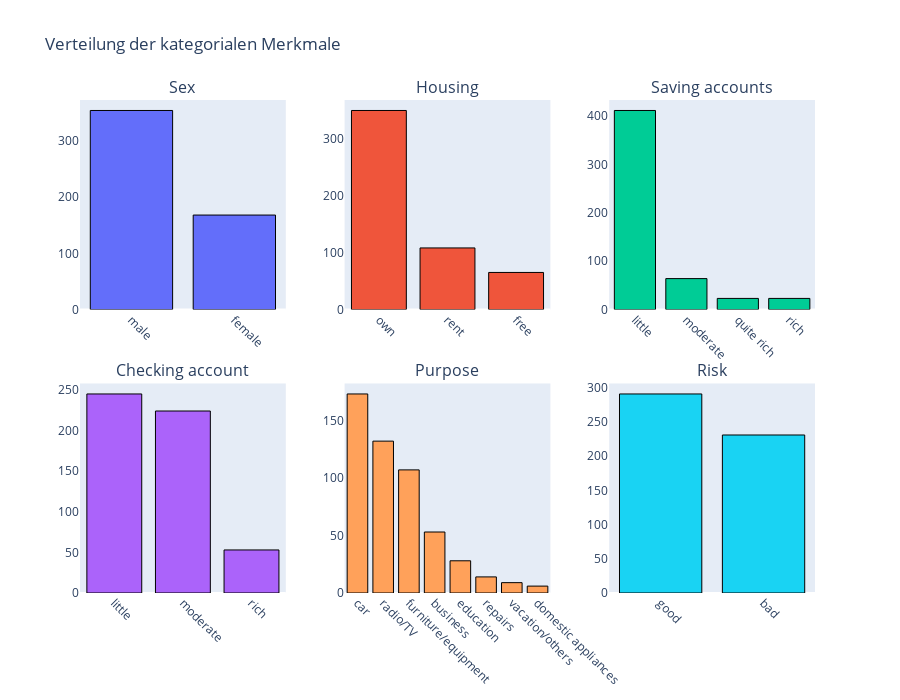

Notebook source saved alongside this figure:
### Markdown cell above
## Kategorialen Merkmale untersuchen

### Code cell
# 1) Kategorische Spalten ermitteln:
categorical_cols = df.select_dtypes(include=["object"]).columns.tolist()

# 2) Subplot-Raster anlegen:
cols_per_row = 3
rows = math.ceil(len(categorical_cols) / cols_per_row)

fig3 = make_subplots(
    rows=rows,
    cols=cols_per_row,
    subplot_titles=categorical_cols,
    horizontal_spacing=0.08,
    vertical_spacing=0.15
)

# 3) Für jede kategoriale Spalte ein Balkendiagramm hinzufügen:
for i, col in enumerate(categorical_cols):
    r = i // cols_per_row + 1
    c = i % cols_per_row + 1
    
    value_counts = df[col].value_counts().sort_values(ascending=False)
    
    fig3.add_trace(
        go.Bar(
            x=value_counts.index.astype(str), 
            y=value_counts.values,             
            marker_line_color="black",
            marker_line_width=1,
            name=col
        ),
        row=r, col=c
    )

# 4) Layout anpassen:
fig3.update_xaxes(showgrid=False, tickangle=45)
fig3.update_yaxes(showgrid=False)
fig3.update_layout(
    title="Verteilung der kategorialen Merkmale",
    showlegend=False,
    height=350 * rows
)

fig3

### Figure 1 — Plotly figure (JSON) as saved in the notebook; plotly's stock layout.template omitted (floating-point values rounded to 4 significant figures)
{"data": [{"marker": {"line": {"color": "black", "width": 1}}, "name": "Sex", "type": "bar", "x": ["male", "female"], "xaxis": "x", "y": [354, 168], "yaxis": "y"}, {"marker": {"line": {"color": "black", "width": 1}}, "name": "Housing", "type": "bar", "x": ["own", "rent", "free"], "xaxis": "x2", "y": [349, 108, 65], "yaxis": "y2"}, {"marker": {"line": {"color": "black", "width": 1}}, "name": "Saving accounts", "type": "bar", "x": ["little", "moderate", "quite rich", "rich"], "xaxis": "x3", "y": [412, 64, 23, 23], "yaxis": "y3"}, {"marker": {"line": {"color": "black", "width": 1}}, "name": "Checking account", "type": "bar", "x": ["little", "moderate", "rich"], "xaxis": "x4", "y": [245, 224, 53], "yaxis": "y4"}, {"marker": {"line": {"color": "black", "width": 1}}, "name": "Purpose", "type": "bar", "x": ["car", "radio/TV", "furniture/equipment", "business", "education", "repairs", "vacation/others", "domestic appliances"], "xaxis": "x5", "y": [173, 132, 107, 53, 28, 14, 9, 6], "yaxis": "y5"}, {"marker": {"line": {"color": "black", "width": 1}}, "name": "Risk", "type": "bar", "x": ["good", "bad"], "xaxis": "x6", "y": [291, 231], "yaxis": "y6"}], "layout": {"annotations": [{"font": {"size": 16}, "showarrow": false, "text": "Sex", "x": 0.14, "xanchor": "center", "xref": "paper", "y": 1, "yanchor": "bottom", "yref": "paper"}, {"font": {"size": 16}, "showarrow": false, "text": "Housing", "x": 0.5, "xanchor": "center", "xref": "paper", "y": 1, "yanchor": "bottom", "yref": "paper"}, {"font": {"size": 16}, "showarrow": false, "text": "Saving accounts", "x": 0.86, "xanchor": "center", "xref": "paper", "y": 1, "yanchor": "bottom", "yref": "paper"}, {"font": {"size": 16}, "showarrow": false, "text": "Checking account", "x": 0.14, "xanchor": "center", "xref": "paper", "y": 0.425, "yanchor": "bottom", "yref": "paper"}, {"font": {"size": 16}, "showarrow": false, "text": "Purpose", "x": 0.5, "xanchor": "center", "xref": "paper", "y": 0.425, "yanchor": "bottom", "yref": "paper"}, {"font": {"size": 16}, "showarrow": false, "text": "Risk", "x": 0.86, "xanchor": "center", "xref": "paper", "y": 0.425, "yanchor": "bottom", "yref": "paper"}], "height": 700, "showlegend": false, "title": {"text": "Verteilung der kategorialen Merkmale"}, "xaxis": {"anchor": "y", "domain": [0, 0.28], "showgrid": false, "tickangle": 45}, "xaxis2": {"anchor": "y2", "domain": [0.36, 0.64], "showgrid": false, "tickangle": 45}, "xaxis3": {"anchor": "y3", "domain": [0.72, 1], "showgrid": false, "tickangle": 45}, "xaxis4": {"anchor": "y4", "domain": [0, 0.28], "showgrid": false, "tickangle": 45}, "xaxis5": {"anchor": "y5", "domain": [0.36, 0.64], "showgrid": false, "tickangle": 45}, "xaxis6": {"anchor": "y6", "domain": [0.72, 1], "showgrid": false, "tickangle": 45}, "yaxis": {"anchor": "x", "domain": [0.575, 1], "showgrid": false}, "yaxis2": {"anchor": "x2", "domain": [0.575, 1], "showgrid": false}, "yaxis3": {"anchor": "x3", "domain": [0.575, 1], "showgrid": false}, "yaxis4": {"anchor": "x4", "domain": [0, 0.425], "showgrid": false}, "yaxis5": {"anchor": "x5", "domain": [0, 0.425], "showgrid": false}, "yaxis6": {"anchor": "x6", "domain": [0, 0.425], "showgrid": false}}}
